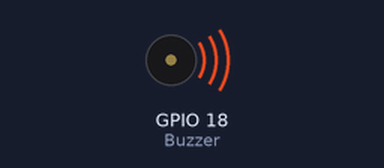
A program run on a simulated Raspberry Pi (BCM pin numbers). Parts: buzzer (waves = sounding). What the program prints to the terminal is not drawn.

Above: at 0.1 s.
Timing chart, 0 to 126.5 s (numbered marks = the images above):
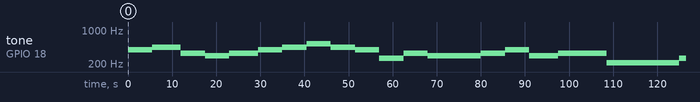

Measured:
- by itself, tone on GPIO 18 (Buzzer): plays 393 Hz for 5.5 s, 441 Hz for 6.5 s, 330 Hz for 5.5 s, 294 Hz for 5.5 s, 330 Hz for 6.5 s, 393 Hz for 5.5 s … (19 notes in this stretch)

The program:

2.08_ConectorGPIO_ControlarBuzzerPasivo_Ejercicio2.py
```python
#############################################
#_____https://frambuesa-pi.blogspot.com/____#
#___https://github.com/frambuesa-pi/python__#
#############################################
# importamos librerias necesarias
import RPi.GPIO as GPIO
import time
# definimos variable con el identificador del pin GPIO
Buzzer = 18
# Creamos listas para guardar las notas
# Lista con frecuencia en Hz de las notas bajas
CL = [0, 131, 147, 165, 175, 196, 211, 248]
# Lista con frecuencia en Hz de las notas medias
CM = [0, 262, 294, 330, 350, 393, 441, 495]
# Lista con frecuencia en Hz de las notas altas
CH = [0, 525, 589, 661, 700, 786, 882, 990]
# Notas cancion 1
song_1 = [CM[3], CM[5], CM[6], CM[3], CM[2], CM[3], CM[5], CM[6],
          CH[1], CM[6], CM[5], CM[1], CM[3], CM[2], CM[2], CM[3],
          CM[5], CM[2], CM[3], CM[3], CL[6], CL[6], CL[6], CM[1],
          CM[2], CM[3], CM[2], CL[7], CL[6], CM[1], CL[5]]
# duracion de las notas cancion 1
beat_1 = [1, 1, 3, 1, 1, 3, 1, 1, 1, 1, 1, 1, 1, 1, 3, 1, 1, 3, 1,
          1, 1, 1, 1, 1, 1, 2, 1, 1, 1, 1, 1, 1, 1, 1, 3]
# Notas cancion 2
song_2 = [CM[1], CM[1], CM[1], CL[5], CM[3], CM[3], CM[3], CM[1],
          CM[1], CM[3], CM[5], CM[5], CM[4], CM[3], CM[2], CM[2],
          CM[3], CM[4], CM[4], CM[3], CM[2], CM[3], CM[1], CM[1],
          CM[3], CM[2], CL[5], CL[7], CM[2], CM[1]]
# Duracion de las notas cancion 2
beat_2 = [1, 1, 2, 2, 1, 1, 2, 2, 1, 1, 2, 2, 1, 1, 3, 1, 1, 2,
          2, 1, 1, 2, 2, 1, 1, 2, 2, 1, 1, 3]
#
# definimos funcion que inicializa el puerto GPIO18
def setup():
    # desactivamos mensajes de error
    GPIO.setwarnings(False)
    # indicamos el uso de  la identificacion BCM para los GPIO
    GPIO.setmode(GPIO.BCM)
    # indicamos que el GPIO18 es de salida de corriente
    GPIO.setup(Buzzer, GPIO.OUT)
    # definimos variable global para guardar el PWM del GPIO
    global Buzz # Assign a global variable to replace GPIO.PWM
    # asignamos a la variable la frecuencia inicial de salida (440)
    Buzz = GPIO.PWM(Buzzer, 440)
    # iniciamos la salida al 50%
    Buzz.start(50)
#
# definimos bucle que hace sonar las canciones
def loop():
    while True:
        print ('\n    Cancion 1...')
        # for que recorre las notas de la cancion 1
        for i in range(1, len(song_1)):
            # cambiamos la frecuencia con las notas de la cancion
            Buzz.ChangeFrequency(song_1[i])
            # tiempo de espera para la siguiente nota
            time.sleep(beat_1[i] * 0.5)
            #
            time.sleep(5) # esperamos 5 segundos para la cancion 2
        print ('\n\n    Cancion 2...')
        # for que recorre las notas de la cancion 2
        for i in range(1, len(song_2)):
            # cambiamos la frecuencia con las notas de la cancion
            Buzz.ChangeFrequency(song_2[i])
            # tiempo de espera para la siguiente nota
            time.sleep(beat_2[i] * 0.5)
#
# funcion que para la ejecucion del programa
def destory():
    # paramos el buzzer
    Buzz.stop()
    GPIO.output(Buzzer, 1)
    GPIO.cleanup()
# inicio del programa
if __name__ == '__main__':
    setup()
    try:
        loop()
    except KeyboardInterrupt: # Presionar CTRL+C para finalizar programa.
        destory()
```
